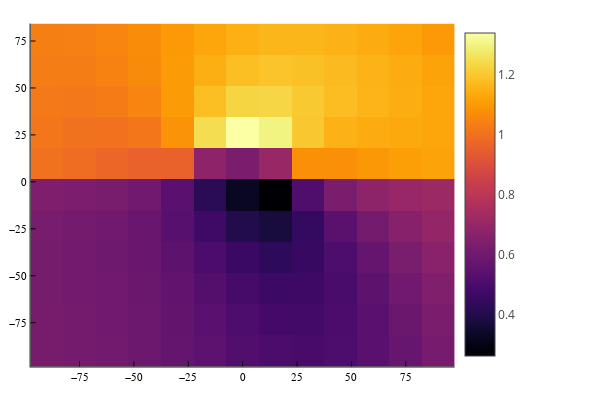

Notebook cell for this chart:
### Code cell
heatmap(xA,yA,imagenH)

### Figure 1 — Plotly figure (JSON) as saved in the notebook; plotly's stock layout.template omitted (floating-point values rounded to 4 significant figures; data arrays with more than 128 entries replaced by an {"elided": "..."} marker saying what was removed)
{"data": [{"colorbar": {"len": 0.9525, "title": {"text": ""}, "x": 0.7578, "y": 0.5139}, "colorscale": {"elided": "256x2 mixed values"}, "name": "y1", "showlegend": false, "showscale": true, "type": "heatmap", "x": [-97.5, -82.5, -67.5, -52.5, -37.5, -22.5, -7.5, 7.5, 22.5, 37.5, 52.5, 67.5, 82.5, 97.5], "xaxis": "x", "y": [-98.3, -81.7, -65.1, -48.5, -31.9, -15.3, 1.3, 17.9, 34.5, 51.1, 67.7, 84.3], "yaxis": "y", "z": {"elided": "11x13 float values"}, "zmax": 1.337, "zmin": 0.2627}], "layout": {"annotations": [], "height": 400, "legend": {"bgcolor": "rgba(255, 255, 255, 1.000)", "bordercolor": "rgba(0, 0, 0, 1)", "borderwidth": 1, "font": {"color": "rgba(0, 0, 0, 1)", "family": "sans-serif", "size": 11}, "title": {"font": {"color": "rgba(0, 0, 0, 1)", "family": "sans-serif", "size": 15}, "text": ""}, "tracegroupgap": 0, "traceorder": "normal", "x": 1, "xanchor": "auto", "y": 1, "yanchor": "auto"}, "margin": {"b": 20, "l": 0, "r": 0, "t": 20}, "paper_bgcolor": "rgba(255, 255, 255, 1.000)", "plot_bgcolor": "rgba(255, 255, 255, 1.000)", "showlegend": true, "width": 600, "xaxis": {"anchor": "y", "domain": [0.05101, 0.7578], "gridcolor": "rgba(0, 0, 0, 0.1)", "gridwidth": 0.5, "linecolor": "rgba(0, 0, 0, 1)", "mirror": false, "range": [-97.5, 97.5], "showgrid": true, "showline": true, "showticklabels": true, "tickangle": 0, "tickcolor": "rgb(0, 0, 0)", "tickfont": {"color": "rgba(0, 0, 0, 1)", "family": "sans-serif", "size": 11}, "tickmode": "array", "ticks": "inside", "ticktext": ["−75", "−50", "−25", "0", "25", "50", "75"], "tickvals": [-75, -50, -25, 0, 25, 50, 75], "title": {"font": {"color": "rgba(0, 0, 0, 1)", "family": "sans-serif", "size": 15}, "text": ""}, "type": "linear", "visible": true, "zeroline": false, "zerolinecolor": "rgba(0, 0, 0, 1)"}, "yaxis": {"anchor": "x", "domain": [0.03762, 0.9902], "gridcolor": "rgba(0, 0, 0, 0.1)", "gridwidth": 0.5, "linecolor": "rgba(0, 0, 0, 1)", "mirror": false, "range": [-98.3, 84.3], "showgrid": true, "showline": true, "showticklabels": true, "tickangle": 0, "tickcolor": "rgb(0, 0, 0)", "tickfont": {"color": "rgba(0, 0, 0, 1)", "family": "sans-serif", "size": 11}, "tickmode": "array", "ticks": "inside", "ticktext": ["−75", "−50", "−25", "0", "25", "50", "75"], "tickvals": [-75, -50, -25, 0, 25, 50, 75], "title": {"font": {"color": "rgba(0, 0, 0, 1)", "family": "sans-serif", "size": 15}, "text": ""}, "type": "linear", "visible": true, "zeroline": false, "zerolinecolor": "rgba(0, 0, 0, 1)"}}}
